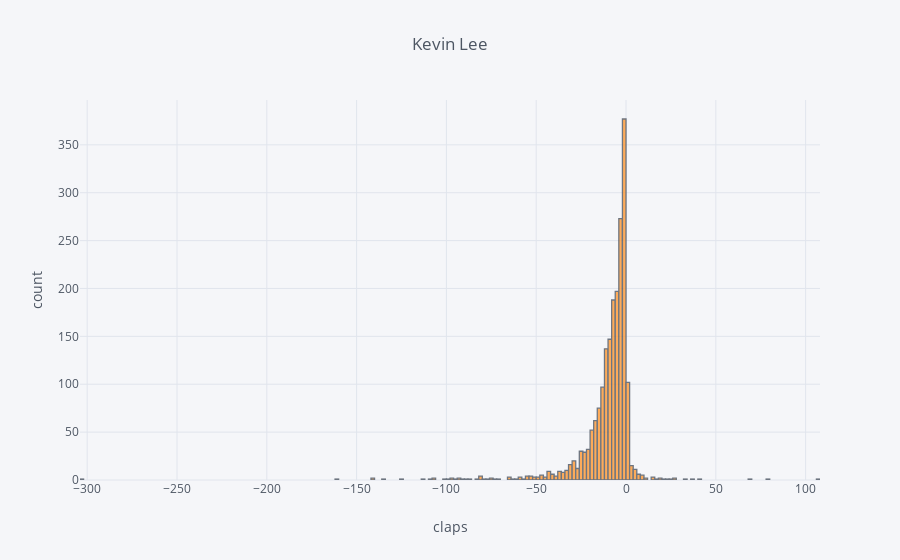

The code cell stored with this chart in its notebook:
### Code cell
dfall.iplot(
    kind="hist",
    xTitle="claps",
    yTitle="count",
    title="Kevin Lee")

### Figure 1 — Plotly figure (JSON) as saved in the notebook; plotly's stock layout.template omitted (floating-point values rounded to 4 significant figures; data arrays with more than 128 entries replaced by an {"elided": "..."} marker saying what was removed)
{"data": [{"histfunc": "count", "histnorm": "", "marker": {"color": "rgba(255, 153, 51, 1.0)", "line": {"color": "#4D5663", "width": 1.3}}, "name": "0", "opacity": 0.8, "orientation": "v", "type": "histogram", "uid": "2ef3f094-28f2-4e61-8279-ae11fe377a6d", "x": {"elided": "2010 float values"}}], "layout": {"barmode": "overlay", "legend": {"bgcolor": "#F5F6F9", "font": {"color": "#4D5663"}}, "paper_bgcolor": "#F5F6F9", "plot_bgcolor": "#F5F6F9", "title": {"font": {"color": "#4D5663"}, "text": "Kevin Lee"}, "xaxis": {"gridcolor": "#E1E5ED", "showgrid": true, "tickfont": {"color": "#4D5663"}, "title": {"font": {"color": "#4D5663"}, "text": "claps"}, "zerolinecolor": "#E1E5ED"}, "yaxis": {"gridcolor": "#E1E5ED", "showgrid": true, "tickfont": {"color": "#4D5663"}, "title": {"font": {"color": "#4D5663"}, "text": "count"}, "zerolinecolor": "#E1E5ED"}}}
